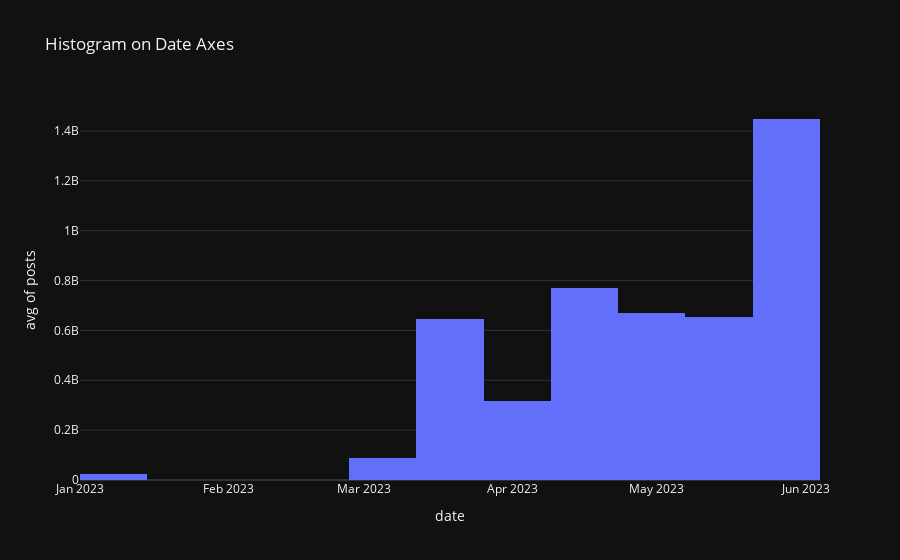

Notebook cell for this chart:
### Code cell
px.histogram(date_df, x=date_df.index, y="posts", histfunc="avg", title="Histogram on Date Axes")
